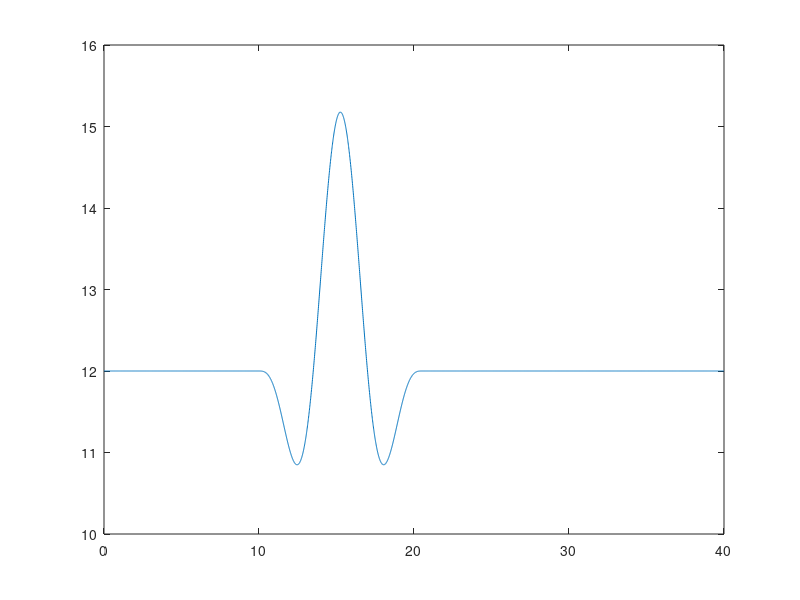

This chart was generated by the following MATLAB code:
clear all;
close all;
clc;

%%
% FileName = 'EOG_URef_12_Ascii';

%% Preprocessing
% time
T           = 40;                   % [s]   simulation length
dt          = 1/100;               	% [s]   simulation time step

% wind
V_hub       = 12;                   % [m/s] mean wind speed at hub height 
T_gust      = 10.5;                 % [s]   length of EOG
t_start     = 10;                   % [s]   time when EOG should start
V_ref       = 50;                   % [m/s] reference wind speed average over 10 min
I_ref       = 0.14;                 % [-]   expected value of the turbulence intensity at 15 m/s
D           = 240;                  % [m]   rotor diameter
alpha       = 0.0;                  % [-]   Vertical power-law wind-shear exponent
% calculation of wind signals
t           = 0:dt:T-dt;

% Longitudinal scale parameter at hub height (assuming hub height >60 m)
lambda1     = 42;

% Extreme Operational Gust (EOG) definition
sigma1      = I_ref * (0.75*V_hub + 5.6);
V_e50     	= 1.4*V_ref;
V_e1      	= 0.8*V_e50;
V_gust      = min([1.35*(V_e1-V_hub), 3.3*(sigma1/(1+0.1*D/lambda1))]);

% EOG wind speed vector
u           = zeros(1, length(t));
for iTimeStep = 1:length(t)
    if (t(iTimeStep) >= t_start) && (t(iTimeStep) <= t_start+T_gust)
        t_EOG           = t(iTimeStep) - t_start;
        u(iTimeStep)    = V_hub-0.37*V_gust*sin(3*pi*t_EOG/T_gust)*(1-cos(2*pi*t_EOG/T_gust));
    else
        u(iTimeStep)    = V_hub;
    end
end


figure()
plot(t,u)

%% Preprocessing: generate uniform wind field
fid = fopen(['EOG_ASCII_',num2str(V_hub,'%02d'),'.wnd'],'w+');
n_data = length(u);
fprintf(fid,['%f,%f,%f,%f,%f,%f,%f,%f\r\n'],[t' u' zeros(n_data,3)  ones(n_data,1)*alpha zeros(n_data,2)]');
fclose(fid);

% csv version
fid = fopen(['EOG_ASCII_',num2str(V_hub,'%02d'),'.csv'],'w+');
n_data = length(u);
fprintf(fid,['%f,%f,%f,%f,%f,%f,%f,%f\r\n'],[t' u' zeros(n_data,3)  ones(n_data,1)*alpha zeros(n_data,2)]');
fclose(fid);

% csv 2 column version
% fid = fopen(['EOG_ASCII_',num2str(V_hub,'%02d'),'_2c.csv'],'w+');
% n_data = length(u);
% fprintf(fid,['%f,%f\r\n'],[t' u']');
% fclose(fid);
